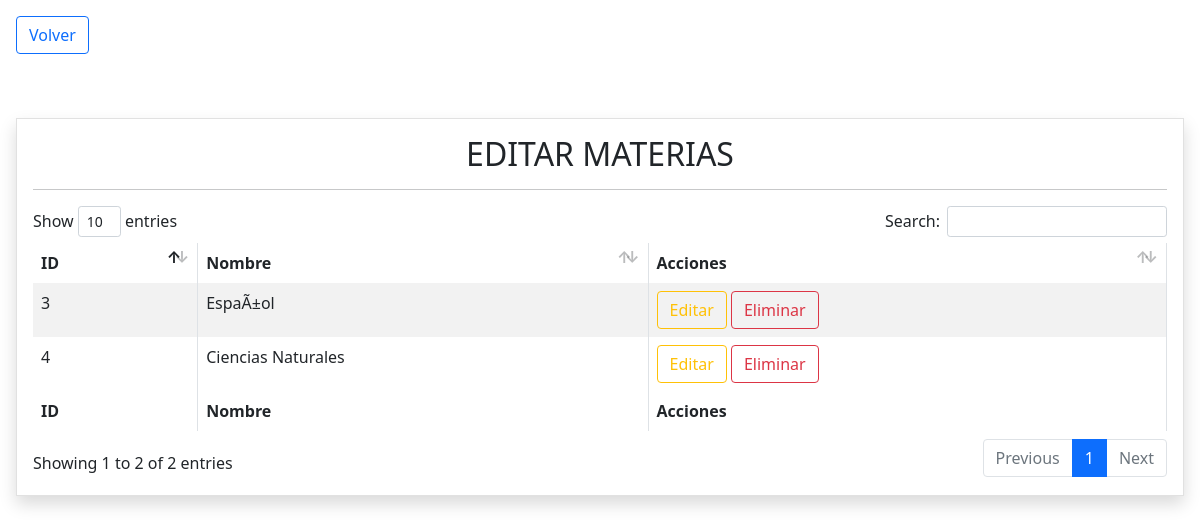
Screenshot of /edicion.php?k=materia with the database file from the repository.
### tables this page shows
CREATE TABLE `materias` (
  `ID` int(5) NOT NULL,
  `NombreMateria` varchar(20) NOT NULL
);

### edicion.php (the view, shortened to what this page needs)
<!DOCTYPE html>
<html lang="en">
<head>
    <?php
        include("templates/head.php");
        $tipo = $_GET['k'];
    ?>
</head>
<body>
    <a href="index.php" class="btn btn-outline-primary text-decoration-none m-3">Volver</a>
   <div class="contenedor_tablas p-3">
        <?php
            if($tipo == "estudiante"){
        ?>
        <div class="tabla shadow p-3 rounded">
            <h2 class="text-center">EDITAR ESTUDIANTES</h2>
            <hr>
            <table id="tablausers" class="table table-striped table-bordered" style="width:100%">
                <thead>
                    <tr>
                        <th>ID</th>
                        <th>Nombre</th>
                        <th>Edad</th>
                        <th>Curso</th>
                        <th>Acciones</th>
                    </tr>
                </thead>
                <tbody>
                    <?php
                        include('php/conexion.php');
                        $query = "SELECT * FROM estudiantes";
                        $result = mysqli_query($conexiondb, $query);
                        while ($row = mysqli_fetch_array($result)) {
                    ?>
                    <tr>
                        <td><?php echo $row['ID'] ?></td>
                        <td><?php echo $row['NombreEst'] ?></td>
                        <td><?php echo $row['EdadEst'] ?></td>
                        <?php
                            $cursoEst = $row['CursoEst'];
                            $query2 = "SELECT * FROM cursos WHERE ID = '$cursoEst'";
                            $result2 = mysqli_query($conexiondb, $query2);
                            while ($row2 = mysqli_fetch_array($result2)) {
                        ?>
                        <td><?php echo $row2['NombreCurso'] ?></td>
                        <?php } ?>
                        <td>
                            <a href="editar.php?id=<?php echo $row['ID']?>&tipo=estudiante" class="btn btn-outline-warning">Editar</a>
                            <a href="" class="btn btn-outline-danger borrar_registro" data-id="<?php echo $row['ID'] ?>" data-tipo="estudiantes">Eliminar</a>
                        </td>
                    </tr>
                    <?php } ?>
                </tbody>
                <tfoot>
                    <tr>
                        <th>ID</th>
                        <th>Nombre</th>
                        <th>Edad</th>
                        <th>Curso</th>
                        <th>Acciones</th>
                    </tr>
                </tfoot>
            </table>
        </div>
        <?php
            }elseif($tipo == "materia"){
        ?>
        <div class="tabla shadow p-3">
            <h2 class="text-center">EDITAR MATERIAS</h2>
            <hr>
            <table id="tablamaterias" class="table table-striped table-bordered" style="width:100%">
                <thead>
                    <tr>
                        <th>ID</th>
                        <th>Nombre</th>
                        <th>Acciones</th>
                    </tr>
                </thead>
                <tbody>
                    <?php
                        include('php/conexion.php');
                        $query = "SELECT * FROM materias";
                        $result = mysqli_query($conexiondb, $query);
                        while ($row = mysqli_fetch_array($result)) {
                    ?>
                    <tr>
                        <td><?php echo $row['ID'] ?></td>
                        <td><?php echo $row['NombreMateria'] ?></td>
                        <td>
                            <a href="editar.php?id=<?php echo $row['ID']?>&tipo=materia" class="btn btn-outline-warning">Editar</a>
                            <a href="" class="btn btn-outline-danger borrar_registro" data-id="<?php echo $row['ID'] ?>" data-tipo="materias">Eliminar</a>
                        </td>
                    </tr>
                    <?php } ?>
                </tbody>
                <tfoot>
                    <tr>
                        <th>ID</th>
                        <th>Nombre</th>
                        <th>Acciones</th>
                    </tr>
                </tfoot>
            </table>
        </div>
        <?php
            }
        ?>
   </div>
</body>
</html>

### css/main.css (style rules this page uses)
.tabla { margin-top: 2rem; border: 1px solid #e1e1e1; }

### rows the page displays
materias: ID "3", NombreMateria "EspaÃ±ol"
materias: ID "4", NombreMateria "Ciencias Naturales"
